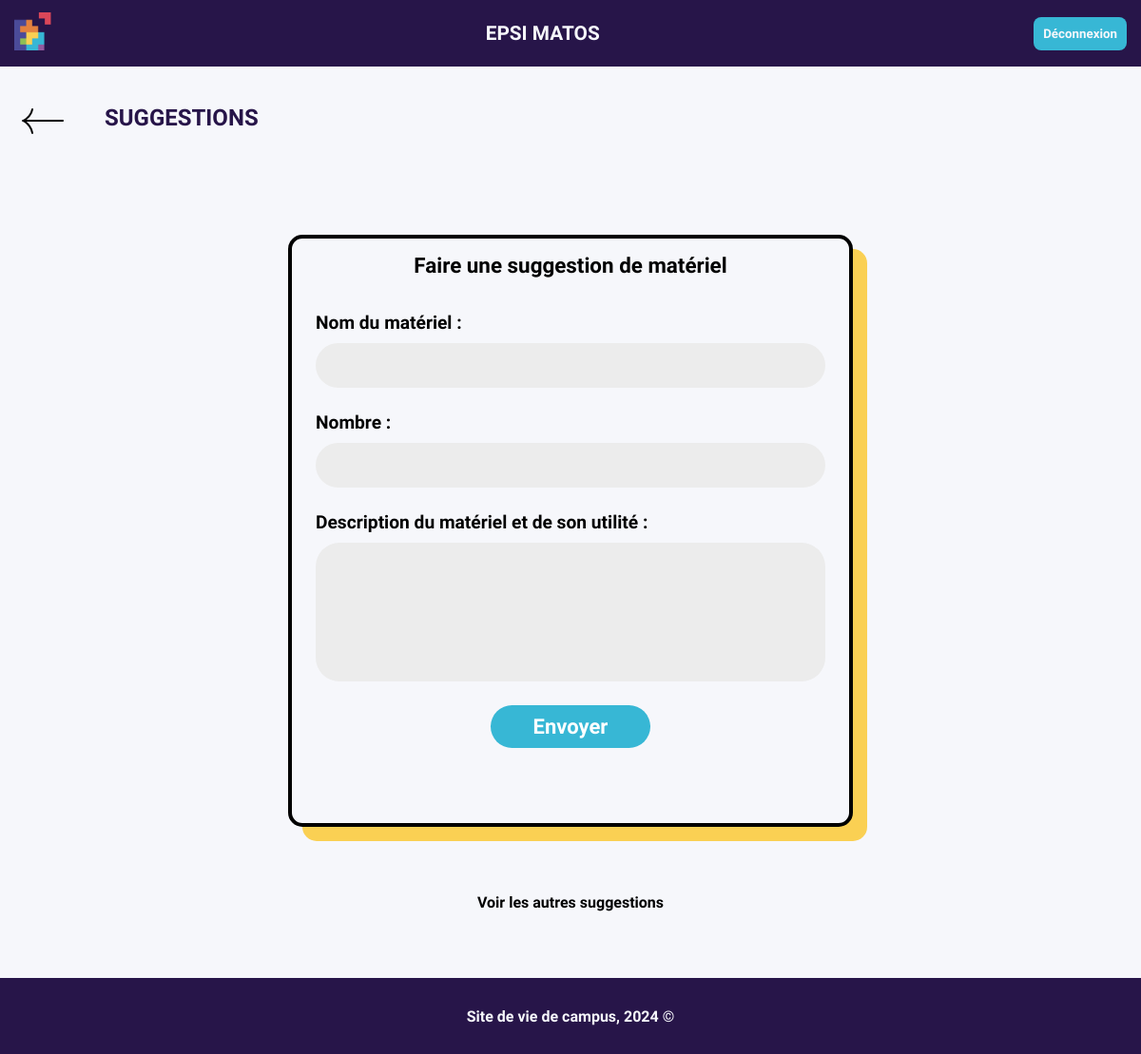
The app's page /suggestion (signed in), older data.
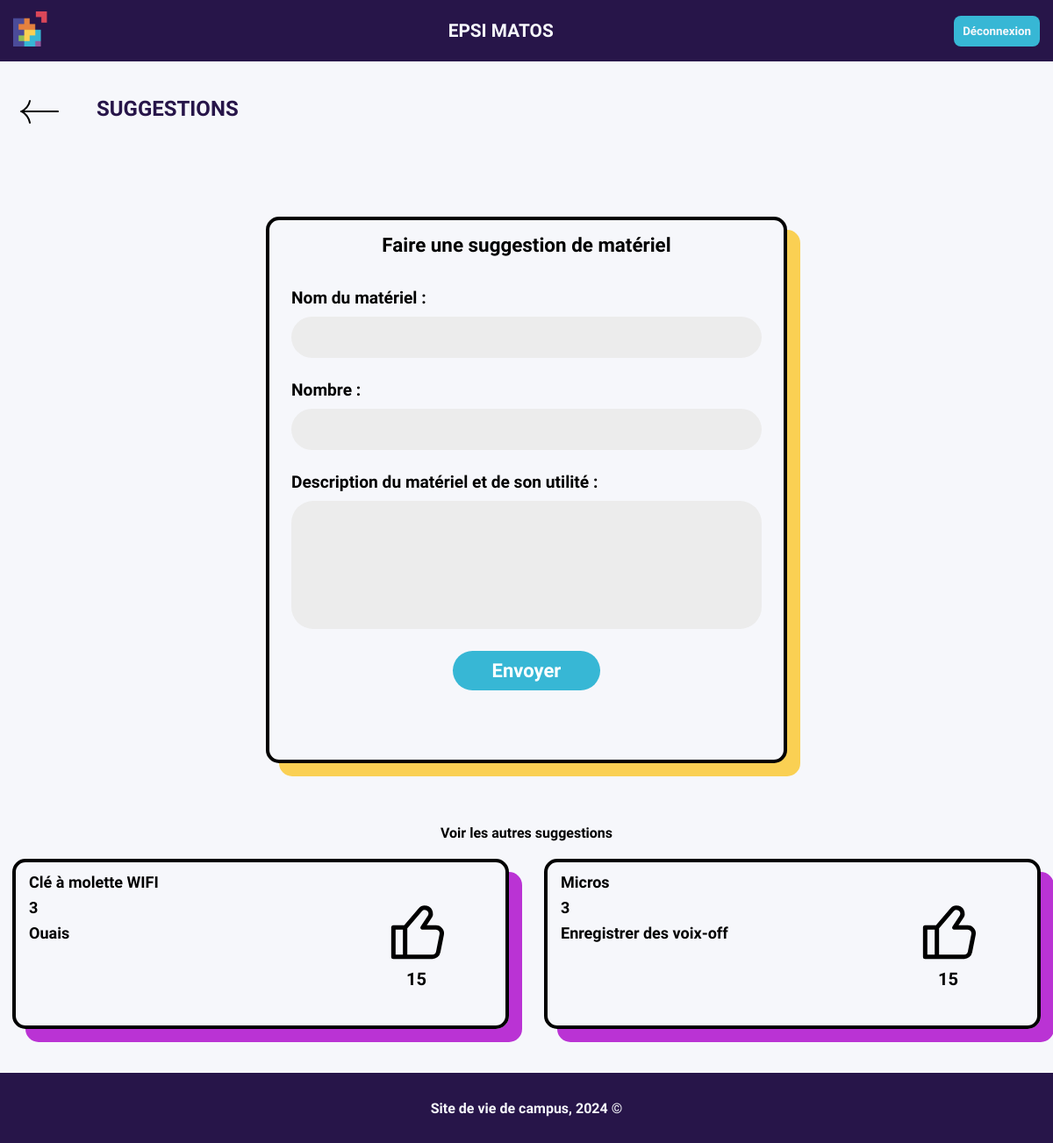
The same page, newer data.
### tables this page shows
CREATE TABLE suggestion(
   id INTEGER PRIMARY KEY AUTOINCREMENT,
   titre VARCHAR(50) NOT NULL,
   quantite INT NOT NULL,
   description VARCHAR(180)
);

### controllers/suggestion_controller.py (the view)
@suggestion_bp.route('/suggestion', methods=['GET'])
def read_bdd_sugg():
    if 'authentifie' in session and session['authentifie']:
        data = get_all_suggestions()
        return render_template('suggestions.html', data=data)
    else:
        return redirect('/sign_in')

### models/suggestion_model.py (called while the page is built)
def get_all_suggestions():
    conn = sqlite3.connect('database/database.db')
    cursor = conn.cursor()
    cursor.execute('SELECT titre, quantite, description FROM suggestion')
    data = cursor.fetchall()
    conn.close()
    return data

### templates/suggestions.html (shortened to what this page needs)
<!DOCTYPE html>
<html lang="en">
<head>
    <link rel="stylesheet" href="../static\css\suggestions.css">
</head>
<body>
    {% include 'header.html' %}
    <div class="title-return">
        <a href="/" class="back-button">&#8592;</a>
        <div class="page-title">SUGGESTIONS</div>
    </div>
    <main>
        <div class="custom-container" id="form_sugg">
            <p id="titre">Faire une suggestion de matériel</p>
            <form method="post" action="{{ url_for('suggestion.upload_suggestion') }}" id="formulaire_suggestion">
                <div id="form">
                    <div class="input_form">
                        <label for="nom_mat">Nom du matériel :</label>
                        <input class="input" type="text" name="nom_materiel" required>
                    </div>
                    <div class="input_form">
                        <label for="nombre_mat">Nombre :</label>
                        <input class="input" type="number" name="nombre_materiel" required>
                    </div>
                    <div class="input_form">
                        <label for="descr_mat">Description du matériel et de son utilité :</label>
                        <textarea type="text" name="description_materiel" rows="4" required></textarea>
                    </div>
                    <div id="bouton_form_suggestion"><input type="submit" value="Envoyer" id="bouton_form"></div>
                </div>
            </form>
        </div>
        <p id="sugg-text">Voir les autres suggestions</p>
        <div id="les_autres_suggestions">
            {% for row in data %}
            <div id="suggestion">
                <div id="description_suggestion">
                    <p class="description">{{ row[0] }}</p>
                    <p class="description">{{ row[1] }}</p>
                    <p id="description">{{ row[2] }}</p>
                </div>
                <div id="like_suggestion">
                    <img src="../static/assets/like-svgrepo-com.svg" height="80px" width="80px">
                    <p style="margin:0px;">15</p>
                </div>
            </div>
            {% endfor %}
        </div>
    </main>
</body>
<footer>
    {% include 'footer.html' %}
</footer>
</html>

### templates/header.html
<link rel="stylesheet" href="{{ url_for('static', filename='css/theme.css') }}">
<link rel="stylesheet" href="{{ url_for('static', filename='css/header.css') }}">
<div id="header-container">
    <div id="header-elements">
        <a href="/">
            <img id="icon" src="{{ url_for('static', filename='assets/epsi-logo.png') }}" alt="EPSI logo">
        </a>
        <p id="header-title">EPSI MATOS</p>
        <div class="buttons">
            <button id="logout-btn" onclick="location.href='/sign_out'">Déconnexion</button>
        </div>
    </div>
</div>

### templates/footer.html
<link rel="stylesheet" href="{{ url_for('static', filename='css/theme.css') }}">
<link rel="stylesheet" href="{{ url_for('static', filename='css/footer.css') }}">
<div id="footer-container">
    <p>Site de vie de campus, 2024 ©</p>
</div>

### static/css/suggestions.css (style rules this page uses)
:root { --deep-purple: #271549; --blue: #37B7D5; --yellow: #FAD053; --orange: #FF6900; --white: #EEEFF3; --black: #000000; --pink: #DA4759; --light-purple: #BA33D4; }
* { font-family: 'Source Sans 3', sans-serif; font-weight: 600; }
main { display: flex; flex-direction: column; justify-content: center; align-items: center; }
#sugg-text { padding: 20px; }
#form_sugg { display: flex; flex-direction: column; width: 586px; height: 615px; align-items: center; border: 4px solid #000; border-radius: 15px; padding: 0px; box-shadow: 15px 15px var(--yellow); margin-top: 50px; margin-bottom: 50px; }
#titre { font-size: 1.4rem; margin: 15px 0px; }
#formulaire_suggestion { height: 350px; padding-top: 50px; margin: 25px; display: flex; justify-content: center; align-items: center; }
#form { display: flex; flex-direction: row; flex-wrap: wrap; row-gap: 25px; justify-content: center; width: 100%; font-size: 1.2rem; }
.input_form { width: 100%; display: flex; flex-direction: column; row-gap: 10px; justify-content: space-between; }
.input { background-color: rgb(236, 236, 236); border-radius: 25px; font-size: 18px; height: 47px; border: none; padding-left: 20px; }
textarea { height: 131px; font-size: 18px; resize: none; background-color: rgb(236, 236, 236); border-radius: 25px; padding-left: 15px; padding-top: 15px; border-style: none; }
#bouton_form { width: 168px; height: 45px; border-radius: 25px; font-size: 22px; border-style: none; background-color: #37B7D5; color: #FFF; }
#les_autres_suggestions { max-width: 1800px; display: flex; flex-direction: row; flex-wrap: wrap; justify-content: start; column-gap: 40px; row-gap: 80px; }
#suggestion { width: 528px; max-height: 194px; border: solid 4px #000; border-radius: 15px; box-shadow: 15px 15px var(--light-purple); padding: 11.5px 15px; display: flex; flex-direction: row; flex-wrap: nowrap; }
#like_suggestion { height: 163px; width: 50%; display: flex; flex-direction: column; align-items: center; justify-content: center; font-size: 20px; }
#description_suggestion { height: 163px; min-width: 355px; display: flex; flex-direction: column; flex-wrap: wrap; align-items: start; justify-content: start; }
.description { height: 29px; min-width: 246px; margin: 0px; font-size: 18px; }
#description { height: 105px; min-width: 355px; margin: 0px; font-size: 18px; }
label { display: flex; align-items: start; }

### static/css/theme.css (style rules this page uses)
:root { --deep-purple: #271549; --blue: #37B7D5; --dark-blue: #247588; --yellow: #FAD053; --orange: #FF6900; --white: #f6f7fb; --black: #000000; --pink: #DA4759; --light-purple: #BA33D4; --light-grey: #F0F0F0; --grey: #C6C6C6; --dark-grey: #6F6F6F; }
* { font-family: 'Source Sans 3', sans-serif; margin: 0; padding: 0; }
body { background-color: var(--white); height: 95vh; }
a { text-decoration: none; color: var(--black); }
.custom-container { border-radius: 15px; background-color: var(--white); border: 3px var(--black) solid; font-size: 1.2em; font-weight: 600; text-align: center; align-content: center; padding: 20px; box-shadow: 10px 10px var(--yellow); transition: ease-in-out 0.3s; }
.page-title { margin: 40px 0; padding-left: 40px; font-size: 1.5rem; font-weight: 700; color: var(--deep-purple); text-align: start; }
.title-return { display: flex; }
.back-button { margin: 25px 0 0 20px; font-family: math; font-size: 50px; color: var(--black); text-decoration: none; background: none; border: none; }

### static/css/header.css (style rules this page uses)
#header-container { display: flex; align-items: center; height: 70px; width: 100%; background-color: var(--deep-purple); }
#header-elements { width: 100%; display: flex; justify-content: space-between; align-items: center; padding: 0 15px; color: var(--white); }
#icon { height: 40px; }
#header-title { font-size: 1.3rem; font-weight: 600; }
#logout-btn { background-color: var(--blue); color: var(--white); border-style: none; border-radius: 8px; padding: 10px; }

### static/css/footer.css (style rules this page uses)
#footer-container { display: flex; justify-content: center; align-items: center; height: 10vh; width: 100%; margin-top: 50px; background-color: var(--deep-purple); color: var(--white); }

Row changes from the older to the newer data that the page shows:
added suggestion: titre "Clé à molette WIFI", quantite "3", description "Ouais"
added suggestion: titre "Micros", quantite "3", description "Enregistrer des voix-off"
